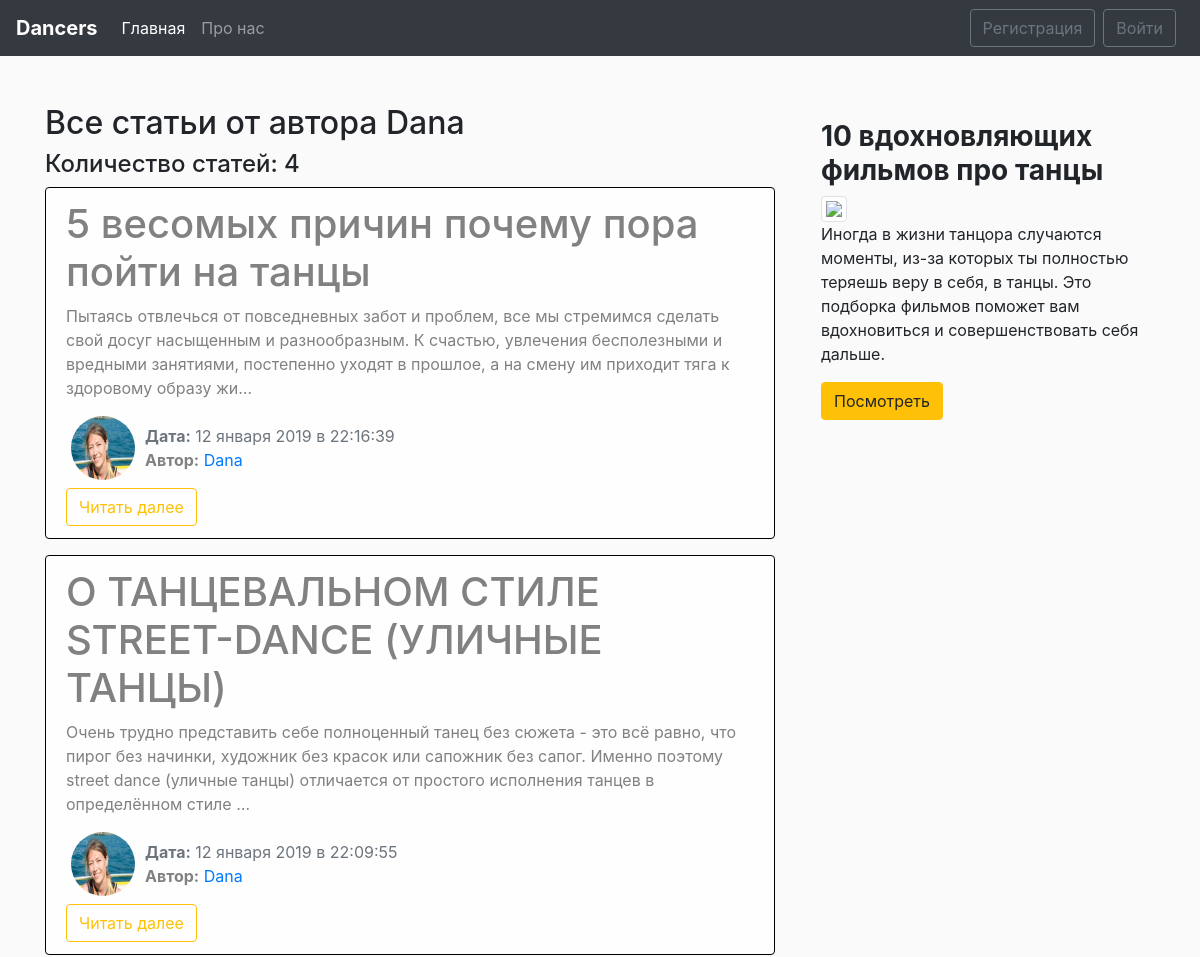
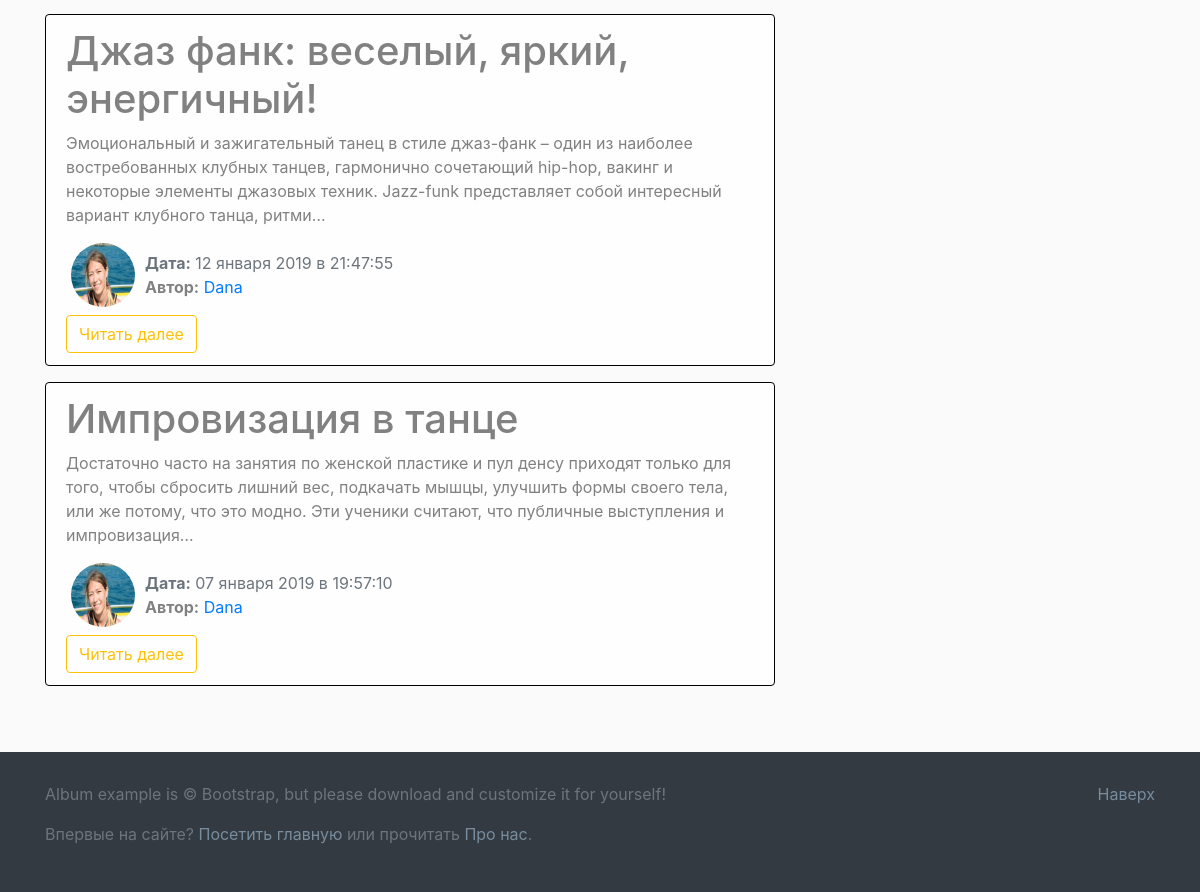
The page /user/Dana/ on the database its author committed (2 pictures, top to bottom).
### blog/models.py (models this page shows, shortened)
class News(models.Model):
    title = models.CharField(max_length=100)
    text = models.TextField()
    date = models.DateTimeField(default=timezone.now)
    author = models.ForeignKey(User, on_delete=models.CASCADE)

### users/models.py (models this page shows, shortened)
class Profile(models.Model):
    user = models.OneToOneField(User, on_delete=models.CASCADE)
    img = models.ImageField(default='default.jpg', upload_to='user_images')

### blog/views.py (the view)
# urls.py: path('user/<str:username>/', views.UserAllNewsView.as_view(), name='user-news'),
class UserAllNewsView(ListView):
    model = News
    template_name = 'blog/user_news.html'
    context_object_name = 'news'
    paginate_by = 5
    def get_queryset(self):
        user = get_object_or_404(User, username=self.kwargs.get('username'))
        return News.objects.filter(author=user).order_by('-date')
    def get_context_data(self, **kwards):
        ctx = super(UserAllNewsView, self).get_context_data(**kwards)
        ctx['title'] = f"Все статьи от пользователя {self.kwargs.get('username')}"
        return ctx

### blog/templates/blog/user_news.html (shortened to what this page needs)
{% extends 'blog/main.html' %}
{% block main_section %}
    <h2> Все статьи от автора {{ view.kwargs.username }}</h2>
    <h4> Количество статей: {{ page_obj.paginator.count }}</h4>
    {% for post in news %}
        <div class="alert alert-light">
            <h1>{{ post.title }}</h1>
            <p>{{ post.text|striptags|truncatechars:250 }}</p>
            <div class="row">
                <div>
                    {% if post.author.profile.img %}
                        <img src="{{ post.author.profile.img.url }}" alt="{{ post.author }}" class="user_image">
                    {% else %}
                        <img src="/pictures/default.jpg" alt="{{ post.author }}" class="user_image">
                    {% endif %}
                </div>
                <div class="mt-2">
                    <span class="text-muted"><b>Дата:</b> {{ post.date|date:"d E Y в H:i:s" }}</span>
                    <p><b>Автор:</b><a href="{% url 'user-news' post.author %}"> {{ post.author }}</a></p>
                </div>
            </div>
            <a href="{% url 'news-detail' post.id %}" class="btn btn-outline-warning">Читать далее</a>
        </div>
    {% endfor %}
{% endblock main_section %}

### blog/static/blog/main.css (style rules this page uses)
body { background: #fafafa; }
img { max-width: 100%!important; }
.alert-light { border-color: black; }
.user_image { width: 64px; height: 64px; border-radius: 50%; margin-right: 10px; margin-left: 20px; }

### rows shown on the page
News: title "5 весомых причин почему пора пойти на танцы", text "Пытаясь отвлечься от повседневных забот и проблем, все мы стремимся сделать свой досуг насыщенным и разнообразным. К счастью, увлечения бесполезными и вредными занятиями, постепенно уходят в прошлое, а на смену им приходит тяга к здоровому образу жи…", author.profile.img (picture), date "12 января 2019 в 22:16:39", author "Dana"
News: title "О ТАНЦЕВАЛЬНОМ СТИЛЕ STREET-DANCE (УЛИЧНЫЕ ТАНЦЫ)", text "Очень трудно представить себе полноценный танец без сюжета - это всё равно, что пирог без начинки, художник без красок или сапожник без сапог. Именно поэтому street dance (уличные танцы) отличается от простого исполнения танцев в определённом стиле …", author.profile.img (picture), date "12 января 2019 в 22:09:55", author "Dana"
News: title "Джаз фанк: веселый, яркий, энергичный!", text "Эмоциональный и зажигательный танец в стиле джаз-фанк – один из наиболее востребованных клубных танцев, гармонично сочетающий hip-hop, вакинг и некоторые элементы джазовых техник. Jazz-funk представляет собой интересный вариант клубного танца, ритми…", author.profile.img (picture), date "12 января 2019 в 21:47:55", author "Dana"
News: title "Импровизация в танце", text "Достаточно часто на занятия по женской пластике и пул денсу приходят только для того, чтобы сбросить лишний вес, подкачать мышцы, улучшить формы своего тела, или же потому, что это модно. Эти ученики считают, что публичные выступления и импровизация…", author.profile.img (picture), date "07 января 2019 в 19:57:10", author "Dana"

### other values the page prints
{{ view.kwargs.username }} "Dana"
{{ page_obj.paginator.count }} "4"
